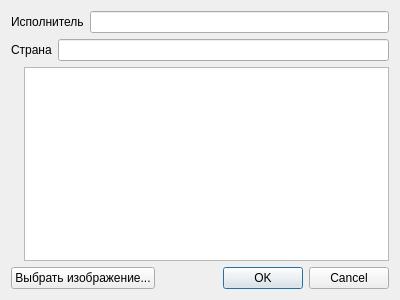
<?xml version="1.0" encoding="UTF-8"?>
<ui version="4.0">
 <class>ArtistDialog</class>
 <widget class="QDialog" name="ArtistDialog">
  <property name="geometry">
   <rect>
    <x>0</x>
    <y>0</y>
    <width>400</width>
    <height>300</height>
   </rect>
  </property>
  <property name="windowTitle">
   <string>Dialog</string>
  </property>
  <layout class="QGridLayout" name="gridLayout">
   <item row="0" column="0">
    <layout class="QVBoxLayout" name="verticalLayout">
     <item>
      <layout class="QHBoxLayout" name="horizontalLayout">
       <item>
        <widget class="QLabel" name="artist">
         <property name="text">
          <string>Исполнитель</string>
         </property>
        </widget>
       </item>
       <item>
        <widget class="QLineEdit" name="lineEdit_artist"/>
       </item>
      </layout>
     </item>
     <item>
      <layout class="QHBoxLayout" name="horizontalLayout_2">
       <item>
        <widget class="QLabel" name="country">
         <property name="text">
          <string>Страна</string>
         </property>
        </widget>
       </item>
       <item>
        <widget class="QLineEdit" name="lineEdit_country"/>
       </item>
      </layout>
     </item>
     <item>
      <layout class="QHBoxLayout" name="horizontalLayout_3">
       <item>
        <widget class="QLabel" name="image">
         <property name="text">
          <string/>
         </property>
        </widget>
       </item>
       <item>
        <widget class="QPlainTextEdit" name="plainTextEdit_describe"/>
       </item>
      </layout>
     </item>
     <item>
      <layout class="QHBoxLayout" name="horizontalLayout_4">
       <item>
        <widget class="QPushButton" name="pushButton">
         <property name="text">
          <string>Выбрать изображение...</string>
         </property>
        </widget>
       </item>
       <item>
        <widget class="QDialogButtonBox" name="buttonBox">
         <property name="orientation">
          <enum>Qt::Horizontal</enum>
         </property>
         <property name="standardButtons">
          <set>QDialogButtonBox::Cancel|QDialogButtonBox::Ok</set>
         </property>
        </widget>
       </item>
      </layout>
     </item>
    </layout>
   </item>
  </layout>
 </widget>
 <resources/>
 <connections>
  <connection>
   <sender>buttonBox</sender>
   <signal>accepted()</signal>
   <receiver>ArtistDialog</receiver>
   <slot>accept()</slot>
   <hints>
    <hint type="sourcelabel">
     <x>248</x>
     <y>254</y>
    </hint>
    <hint type="destinationlabel">
     <x>157</x>
     <y>274</y>
    </hint>
   </hints>
  </connection>
  <connection>
   <sender>buttonBox</sender>
   <signal>rejected()</signal>
   <receiver>ArtistDialog</receiver>
   <slot>reject()</slot>
   <hints>
    <hint type="sourcelabel">
     <x>316</x>
     <y>260</y>
    </hint>
    <hint type="destinationlabel">
     <x>286</x>
     <y>274</y>
    </hint>
   </hints>
  </connection>
 </connections>
</ui>
